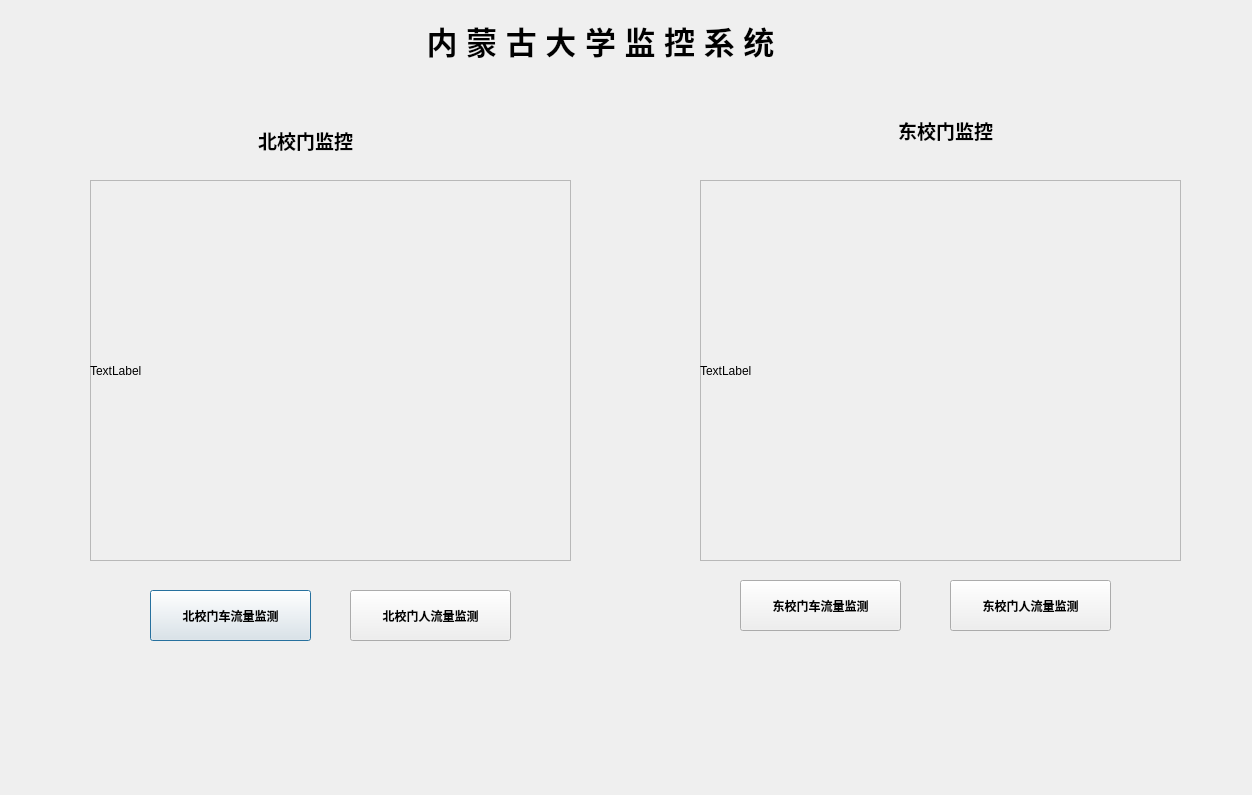
<?xml version="1.0" encoding="UTF-8"?>
<ui version="4.0">
 <class>Dialog</class>
 <widget class="QDialog" name="Dialog">
  <property name="geometry">
   <rect>
    <x>0</x>
    <y>0</y>
    <width>1252</width>
    <height>795</height>
   </rect>
  </property>
  <property name="windowTitle">
   <string>Dialog</string>
  </property>
  <widget class="QLabel" name="title">
   <property name="geometry">
    <rect>
     <x>300</x>
     <y>10</y>
     <width>601</width>
     <height>61</height>
    </rect>
   </property>
   <property name="font">
    <font>
     <pointsize>23</pointsize>
     <weight>75</weight>
     <bold>true</bold>
    </font>
   </property>
   <property name="text">
    <string>内 蒙 古 大 学 监 控 系 统</string>
   </property>
   <property name="alignment">
    <set>Qt::AlignCenter</set>
   </property>
   <property name="textInteractionFlags">
    <set>Qt::LinksAccessibleByMouse</set>
   </property>
  </widget>
  <widget class="QFrame" name="frame">
   <property name="geometry">
    <rect>
     <x>90</x>
     <y>180</y>
     <width>481</width>
     <height>381</height>
    </rect>
   </property>
   <property name="frameShape">
    <enum>QFrame::StyledPanel</enum>
   </property>
   <property name="frameShadow">
    <enum>QFrame::Raised</enum>
   </property>
   <widget class="QLabel" name="video1">
    <property name="geometry">
     <rect>
      <x>0</x>
      <y>0</y>
      <width>481</width>
      <height>381</height>
     </rect>
    </property>
    <property name="text">
     <string>TextLabel</string>
    </property>
   </widget>
  </widget>
  <widget class="QFrame" name="frame_2">
   <property name="geometry">
    <rect>
     <x>700</x>
     <y>180</y>
     <width>481</width>
     <height>381</height>
    </rect>
   </property>
   <property name="frameShape">
    <enum>QFrame::StyledPanel</enum>
   </property>
   <property name="frameShadow">
    <enum>QFrame::Raised</enum>
   </property>
   <widget class="QLabel" name="video2">
    <property name="geometry">
     <rect>
      <x>0</x>
      <y>0</y>
      <width>481</width>
      <height>381</height>
     </rect>
    </property>
    <property name="text">
     <string>TextLabel</string>
    </property>
   </widget>
  </widget>
  <widget class="QPushButton" name="northcar">
   <property name="geometry">
    <rect>
     <x>150</x>
     <y>590</y>
     <width>161</width>
     <height>51</height>
    </rect>
   </property>
   <property name="font">
    <font>
     <pointsize>9</pointsize>
     <weight>75</weight>
     <bold>true</bold>
    </font>
   </property>
   <property name="text">
    <string>北校门车流量监测</string>
   </property>
  </widget>
  <widget class="QLabel" name="label">
   <property name="geometry">
    <rect>
     <x>200</x>
     <y>120</y>
     <width>211</width>
     <height>41</height>
    </rect>
   </property>
   <property name="font">
    <font>
     <pointsize>14</pointsize>
     <weight>75</weight>
     <bold>true</bold>
    </font>
   </property>
   <property name="text">
    <string>北校门监控</string>
   </property>
   <property name="alignment">
    <set>Qt::AlignCenter</set>
   </property>
  </widget>
  <widget class="QLabel" name="label_2">
   <property name="geometry">
    <rect>
     <x>840</x>
     <y>110</y>
     <width>211</width>
     <height>41</height>
    </rect>
   </property>
   <property name="font">
    <font>
     <pointsize>14</pointsize>
     <weight>75</weight>
     <bold>true</bold>
    </font>
   </property>
   <property name="text">
    <string>东校门监控</string>
   </property>
   <property name="alignment">
    <set>Qt::AlignCenter</set>
   </property>
  </widget>
  <widget class="QPushButton" name="northpeo">
   <property name="geometry">
    <rect>
     <x>350</x>
     <y>590</y>
     <width>161</width>
     <height>51</height>
    </rect>
   </property>
   <property name="font">
    <font>
     <pointsize>9</pointsize>
     <weight>75</weight>
     <bold>true</bold>
    </font>
   </property>
   <property name="text">
    <string>北校门人流量监测</string>
   </property>
  </widget>
  <widget class="QPushButton" name="eastcar">
   <property name="geometry">
    <rect>
     <x>740</x>
     <y>580</y>
     <width>161</width>
     <height>51</height>
    </rect>
   </property>
   <property name="font">
    <font>
     <pointsize>9</pointsize>
     <weight>75</weight>
     <bold>true</bold>
    </font>
   </property>
   <property name="text">
    <string>东校门车流量监测</string>
   </property>
  </widget>
  <widget class="QPushButton" name="eastpeo">
   <property name="geometry">
    <rect>
     <x>950</x>
     <y>580</y>
     <width>161</width>
     <height>51</height>
    </rect>
   </property>
   <property name="font">
    <font>
     <pointsize>9</pointsize>
     <weight>75</weight>
     <bold>true</bold>
    </font>
   </property>
   <property name="text">
    <string>东校门人流量监测</string>
   </property>
  </widget>
 </widget>
 <resources/>
 <connections>
  <connection>
   <sender>eastcar</sender>
   <signal>clicked()</signal>
   <receiver>Dialog</receiver>
   <slot>car_goin()</slot>
   <hints>
    <hint type="sourcelabel">
     <x>820</x>
     <y>605</y>
    </hint>
    <hint type="destinationlabel">
     <x>625</x>
     <y>397</y>
    </hint>
   </hints>
  </connection>
  <connection>
   <sender>northcar</sender>
   <signal>clicked()</signal>
   <receiver>Dialog</receiver>
   <slot>car_goin()</slot>
   <hints>
    <hint type="sourcelabel">
     <x>230</x>
     <y>615</y>
    </hint>
    <hint type="destinationlabel">
     <x>625</x>
     <y>397</y>
    </hint>
   </hints>
  </connection>
  <connection>
   <sender>eastpeo</sender>
   <signal>clicked()</signal>
   <receiver>Dialog</receiver>
   <slot>peo_goin()</slot>
   <hints>
    <hint type="sourcelabel">
     <x>1030</x>
     <y>605</y>
    </hint>
    <hint type="destinationlabel">
     <x>625</x>
     <y>397</y>
    </hint>
   </hints>
  </connection>
  <connection>
   <sender>northpeo</sender>
   <signal>clicked()</signal>
   <receiver>Dialog</receiver>
   <slot>peo_goin()</slot>
   <hints>
    <hint type="sourcelabel">
     <x>430</x>
     <y>615</y>
    </hint>
    <hint type="destinationlabel">
     <x>625</x>
     <y>397</y>
    </hint>
   </hints>
  </connection>
 </connections>
 <slots>
  <slot>car_goin()</slot>
  <slot>peo_goin()</slot>
 </slots>
</ui>
